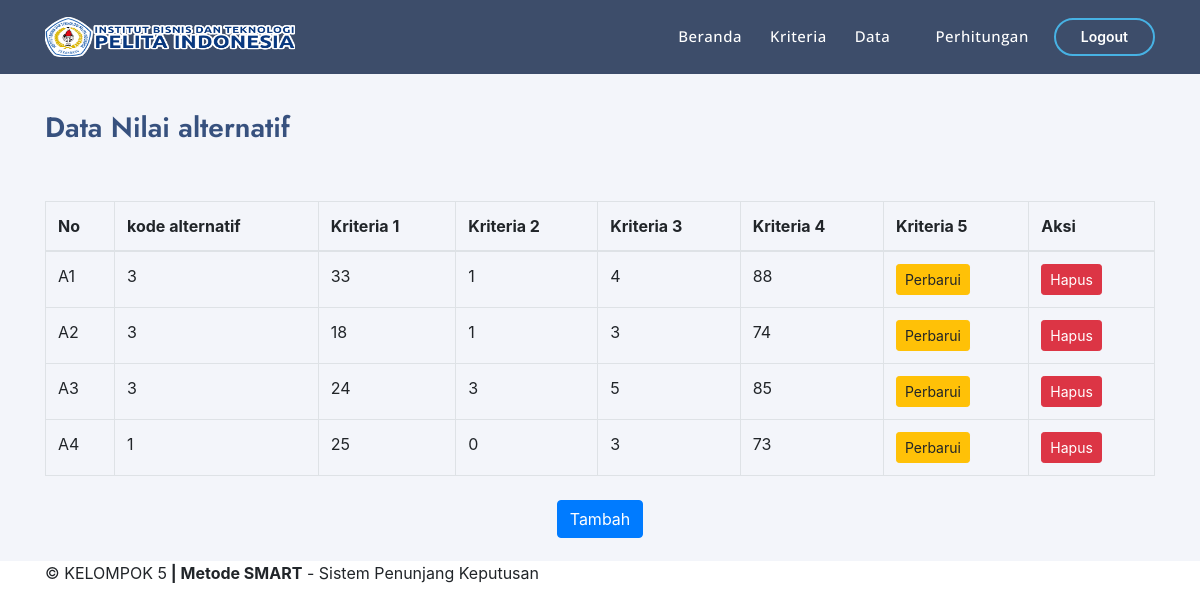
The page /admin/index.php?page=nilai on the database its author committed.
### tables this page shows
CREATE TABLE `tb_hitung` (
  `kode_alternatif` varchar(10) NOT NULL,
  `kriteria1` varchar(10) NOT NULL,
  `kriteria2` varchar(10) NOT NULL,
  `kriteria3` varchar(10) NOT NULL,
  `kriteria4` varchar(10) NOT NULL,
  `kriteria5` varchar(10) NOT NULL,
  `jumlah` varchar(10) NOT NULL,
  `hasil` varchar(10) NOT NULL,
  `kode_nka` int(11) NOT NULL
);

### admin/nilai.php (the view, shortened to what this page needs)
 <br>
<h2>Data Nilai alternatif</h2>
<br><br>
    <table class="table table-bordered">
        <thead>
            <tr>
                <th>No</th>
                <th>kode alternatif</th>
                <th>Kriteria 1 </th>
                <th>Kriteria 2 </th>
                <th>Kriteria 3 </th>
                <th>Kriteria 4 </th>
                <th>Kriteria 5 </th>
                <th colspan=2>Aksi</th>
            </tr>
        </thead>
        <tbody>
        <?php
                $hostname = "localhost";
                $username = "root";
                $password = "";
                $database = "smart";
                $mysqli = new mysqli($hostname, $username, $password, $database);
    $sql = "SELECT * FROM tb_hitung";
    $result = $mysqli -> query($sql);
    while($row = $result -> fetch_assoc()) {
?>
        <tr>
            <td><?php echo $row["kode_alternatif"]; ?></td>
            <td><?php echo $row["kriteria1"]; ?></td>
            <td><?php echo $row["kriteria2"]; ?></td>
            <td><?php echo $row["kriteria3"]; ?></td>
            <td><?php echo $row["kriteria4"]; ?></td>
            <td><?php echo $row["kriteria5"]; ?></td>
            <td><a href="?page=nilai-edit&kode_alternatif=<?php echo $row['kode_alternatif']; ?>" class="btn btn-sm btn-warning">Perbarui</td>
                <td><a href="?page=nilai-hapus&kode_alternatif=<?php echo $row['kode_alternatif']; ?>" class="btn btn-sm btn-danger">Hapus</td>
        </tr>
<?php
        }
?>
        </tbody>
    </table>
    <div class="row mt-4">
    <div class="col-md-12 text-center">
        <a href="?page=nilai-tambah" class="btn btn-primary mb-2">Tambah</a>
    </div>
   </div>
  </div>

### assets/css/style.css (style rules this page uses)
a { color: #47b2e4; }
h1, h2, h3, h4, h5, h6 { font-family: "Jost", sans-serif; }
.breadcrumbs h2 { font-size: 28px; font-weight: 600; color: #37517e; }

### rows shown on the page
tb_hitung: kode_alternatif "A1", kriteria1 "3", kriteria2 "33", kriteria3 "1", kriteria4 "4", kriteria5 "88"
tb_hitung: kode_alternatif "A2", kriteria1 "3", kriteria2 "18", kriteria3 "1", kriteria4 "3", kriteria5 "74"
tb_hitung: kode_alternatif "A3", kriteria1 "3", kriteria2 "24", kriteria3 "3", kriteria4 "5", kriteria5 "85"
tb_hitung: kode_alternatif "A4", kriteria1 "1", kriteria2 "25", kriteria3 "0", kriteria4 "3", kriteria5 "73"
